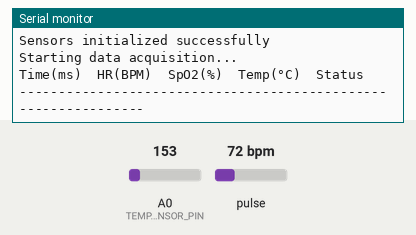
Recording of a sketch running on a simulated Arduino Nano, built with avr-gcc and run on an emulated ATmega328P. Shown: the last lines printed to the serial monitor. The inputs (shaded band) are chosen by the test bench; at power-on: pulse 72 bpm, A0 (TEMP_SENSOR_PIN) = 153.

Above: at 1.2 s.
1.3 s: pulse set to 42 bpm
At 2.7 s:
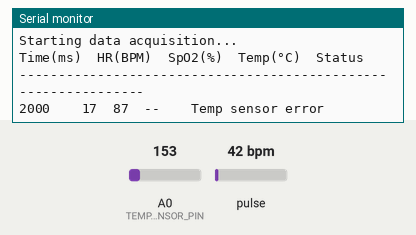
5.4 s: pulse set to 70 bpm
At 7.0 s:
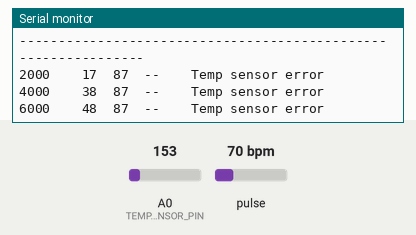
Timing chart, 0 to 8.5 s (numbered marks = the images above; inputs shaded):
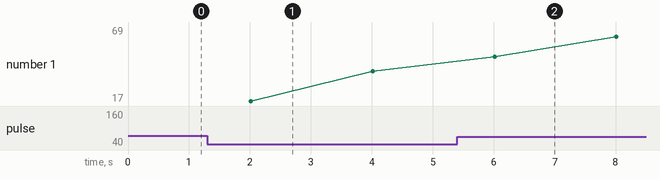

The sketch:

PHASE_2_ARDUINO_IMPLEMENTATION.ino
```cpp
/*
 * PHASE 2: Hardware Stabilization - Sensor Data Acquisition
 *
 * Purpose: Stable, filtered sensor readings with NO BLE transmission
 * Focus: Clean data acquisition, filtering, and validation
 *
 * Hardware:
 * - Arduino Nano 33 BLE
 * - MAX30102 Heart Rate/SpO2 Sensor (I2C)
 * - Temperature Sensor (analog or I2C)
 *
 * Output: Serial Monitor with clean, stable readings
 */

#include <Wire.h>
#include "MAX30105.h"
#include "heartRate.h"

// ============================================
// CONFIGURATION
// ============================================

// Sampling rates (milliseconds)
#define HR_SAMPLE_INTERVAL    20    // 50Hz for heart rate
#define TEMP_SAMPLE_INTERVAL  1000  // 1Hz for temperature
#define PRINT_INTERVAL        2000  // Print every 2 seconds

// Filter settings
#define HR_BUFFER_SIZE        10    // Moving average window
#define TEMP_BUFFER_SIZE      5     // Temperature smoothing

// Validation ranges (child-safe)
#define MIN_VALID_BPM         40
#define MAX_VALID_BPM         200
#define MIN_VALID_SPO2        70
#define MAX_VALID_SPO2        100
#define MIN_VALID_TEMP        30.0
#define MAX_VALID_TEMP        42.0

// Temperature sensor pin (if using analog sensor like TMP36)
#define TEMP_SENSOR_PIN       A0

// ============================================
// GLOBAL OBJECTS
// ============================================

MAX30105 particleSensor;

// ============================================
// DATA STRUCTURES
// ============================================

// Circular buffer for heart rate samples
struct HeartRateBuffer {
  long irValues[HR_BUFFER_SIZE];
  int index;
  int count;
} hrBuffer = {0};

// Circular buffer for temperature samples
struct TempBuffer {
  float values[TEMP_BUFFER_SIZE];
  int index;
  int count;
} tempBuffer = {0};

// Current readings
struct SensorData {
  int heartRate;
  int spO2;
  float temperature;
  bool hrValid;
  bool tempValid;
  unsigned long lastHrSample;
  unsigned long lastTempSample;
  unsigned long lastPrint;
} sensorData = {0, 0, 0.0, false, false, 0, 0, 0};

// Peak detection for heart rate
const byte RATE_SIZE = 4;
byte rates[RATE_SIZE];
byte rateSpot = 0;
long lastBeat = 0;

// ============================================
// SETUP
// ============================================

void setup() {
  Serial.begin(115200);
  while (!Serial) delay(10);

  Serial.println("=================================");
  Serial.println("PHASE 2: Hardware Stabilization");
  Serial.println("=================================");
  Serial.println();

  // Initialize I2C
  Wire.begin();

  // Initialize sensors
  if (!initSensors()) {
    Serial.println("ERROR: Sensor initialization failed!");
    Serial.println("Check wiring and restart.");
    while (1) {
      delay(1000);
    }
  }

  Serial.println("Sensors initialized successfully");
  Serial.println("Starting data acquisition...");
  Serial.println();
  Serial.println("Time(ms)\tHR(BPM)\tSpO2(%)\tTemp(°C)\tStatus");
  Serial.println("---------------------------------------------------------------");
}

// ============================================
// MAIN LOOP
// ============================================

void loop() {
  unsigned long currentTime = millis();

  // Read heart rate sensor at high frequency
  if (currentTime - sensorData.lastHrSample >= HR_SAMPLE_INTERVAL) {
    sensorData.lastHrSample = currentTime;
    readHeartRateSensor();
  }

  // Read temperature sensor at lower frequency
  if (currentTime - sensorData.lastTempSample >= TEMP_SAMPLE_INTERVAL) {
    sensorData.lastTempSample = currentTime;
    readTemperatureSensor();
  }

  // Print filtered data periodically
  if (currentTime - sensorData.lastPrint >= PRINT_INTERVAL) {
    sensorData.lastPrint = currentTime;
    printSensorData(currentTime);
  }
}

// ============================================
// SENSOR INITIALIZATION
// ============================================

bool initSensors() {
  // Initialize MAX30102
  if (!particleSensor.begin(Wire, I2C_SPEED_FAST)) {
    Serial.println("MAX30102 not found!");
    return false;
  }

  // Configure MAX30102
  byte ledBrightness = 0x1F;  // Low power: 0x1F, High power: 0xFF
  byte sampleAverage = 4;     // Average 4 samples
  byte ledMode = 2;           // Red + IR for HR and SpO2
  int sampleRate = 100;       // 100 samples/second
  int pulseWidth = 411;       // 411us pulse width
  int adcRange = 4096;        // ADC range 4096

  particleSensor.setup(ledBrightness, sampleAverage, ledMode, sampleRate, pulseWidth, adcRange);
  particleSensor.setPulseAmplitudeRed(0x0A);  // Low power for Red LED
  particleSensor.setPulseAmplitudeGreen(0);   // Turn off Green LED

  // Initialize temperature sensor (analog)
  pinMode(TEMP_SENSOR_PIN, INPUT);

  return true;
}

// ============================================
// HEART RATE SENSOR READING
// ============================================

void readHeartRateSensor() {
  // Read IR value (used for heart rate detection)
  long irValue = particleSensor.getIR();

  // Check if finger is detected (IR > threshold)
  if (irValue < 50000) {
    sensorData.hrValid = false;
    sensorData.heartRate = 0;
    sensorData.spO2 = 0;
    return;
  }

  // Add to buffer for filtering
  addToHrBuffer(irValue);

  // Get filtered IR value
  long filteredIR = getFilteredIR();

  // Detect heartbeat using filtered signal
  if (checkForBeat(filteredIR)) {
    long delta = millis() - lastBeat;
    lastBeat = millis();

    // Calculate BPM from time between beats
    int beatsPerMinute = 60000 / delta;

    // Validate BPM range
    if (beatsPerMinute >= MIN_VALID_BPM && beatsPerMinute <= MAX_VALID_BPM) {
      // Add to rate buffer for averaging
      rates[rateSpot++] = (byte)beatsPerMinute;
      rateSpot %= RATE_SIZE;

      // Calculate average BPM
      int beatAvg = 0;
      for (byte x = 0; x < RATE_SIZE; x++) {
        beatAvg += rates[x];
      }
      beatAvg /= RATE_SIZE;

      sensorData.heartRate = beatAvg;
      sensorData.hrValid = true;
    }
  }

  // Read SpO2 (simplified - real calculation is more complex)
  // For production, use SparkFun's spo2_algorithm library
  long redValue = particleSensor.getRed();
  if (irValue > 0 && redValue > 0) {
    float ratio = (float)redValue / (float)irValue;
    int spO2 = (int)(110 - 25 * ratio);  // Simplified formula

    if (spO2 >= MIN_VALID_SPO2 && spO2 <= MAX_VALID_SPO2) {
      sensorData.spO2 = spO2;
    }
  }
}

// ============================================
// TEMPERATURE SENSOR READING
// ============================================

void readTemperatureSensor() {
  // Read analog temperature sensor (TMP36)
  int reading = analogRead(TEMP_SENSOR_PIN);

  // Convert to voltage (Arduino Nano 33 BLE uses 3.3V)
  float voltage = reading * (3.3 / 1023.0);

  // Convert voltage to temperature (TMP36: 10mV/°C, 500mV offset)
  float tempC = (voltage - 0.5) * 100.0;

  // Validate range
  if (tempC >= MIN_VALID_TEMP && tempC <= MAX_VALID_TEMP) {
    addToTempBuffer(tempC);
    sensorData.temperature = getFilteredTemp();
    sensorData.tempValid = true;
  } else {
    sensorData.tempValid = false;
  }
}

// ============================================
// FILTERING FUNCTIONS
// ============================================

void addToHrBuffer(long value) {
  hrBuffer.irValues[hrBuffer.index] = value;
  hrBuffer.index = (hrBuffer.index + 1) % HR_BUFFER_SIZE;
  if (hrBuffer.count < HR_BUFFER_SIZE) {
    hrBuffer.count++;
  }
}

long getFilteredIR() {
  if (hrBuffer.count == 0) return 0;

  long sum = 0;
  for (int i = 0; i < hrBuffer.count; i++) {
    sum += hrBuffer.irValues[i];
  }
  return sum / hrBuffer.count;
}

void addToTempBuffer(float value) {
  tempBuffer.values[tempBuffer.index] = value;
  tempBuffer.index = (tempBuffer.index + 1) % TEMP_BUFFER_SIZE;
  if (tempBuffer.count < TEMP_BUFFER_SIZE) {
    tempBuffer.count++;
  }
}

float getFilteredTemp() {
  if (tempBuffer.count == 0) return 0.0;

  float sum = 0.0;
  for (int i = 0; i < tempBuffer.count; i++) {
    sum += tempBuffer.values[i];
  }
  return sum / tempBuffer.count;
}

// ============================================
// OUTPUT FUNCTIONS
// ============================================

void printSensorData(unsigned long timestamp) {
  Serial.print(timestamp);
  Serial.print("\t\t");

  if (sensorData.hrValid) {
    Serial.print(sensorData.heartRate);
  } else {
    Serial.print("--");
  }
  Serial.print("\t");

  if (sensorData.hrValid) {
    Serial.print(sensorData.spO2);
  } else {
    Serial.print("--");
  }
  Serial.print("\t");

  if (sensorData.tempValid) {
    Serial.print(sensorData.temperature, 1);
  } else {
    Serial.print("--");
  }
  Serial.print("\t\t");

  // Status indicator
  if (!sensorData.hrValid) {
    Serial.print("No finger detected");
  } else if (!sensorData.tempValid) {
    Serial.print("Temp sensor error");
  } else {
    Serial.print("OK");
  }

  Serial.println();
}

// ============================================
// NOTES FOR PHASE 3 (BLE Integration)
// ============================================
/*
 * Once this code produces stable readings:
 *
 * 1. Verify output in Serial Monitor for 5+ minutes
 * 2. Check that BPM stays stable (±5 BPM variation)
 * 3. Verify temperature readings are consistent
 * 4. Test finger on/off detection
 *
 * Then proceed to Phase 3:
 * - Add ArduinoBLE library
 * - Create BLE service and characteristic
 * - Transmit sensorData struct over BLE
 * - Keep all filtering logic intact
 *
 * DO NOT add BLE until readings are stable!
 */
```

Measured:
- after the input at 1.3 s, the serial monitor: prints a new line after 0.71 s (image 1)
- plotted number 1: 38 → 69 after the input at 5.4 s
